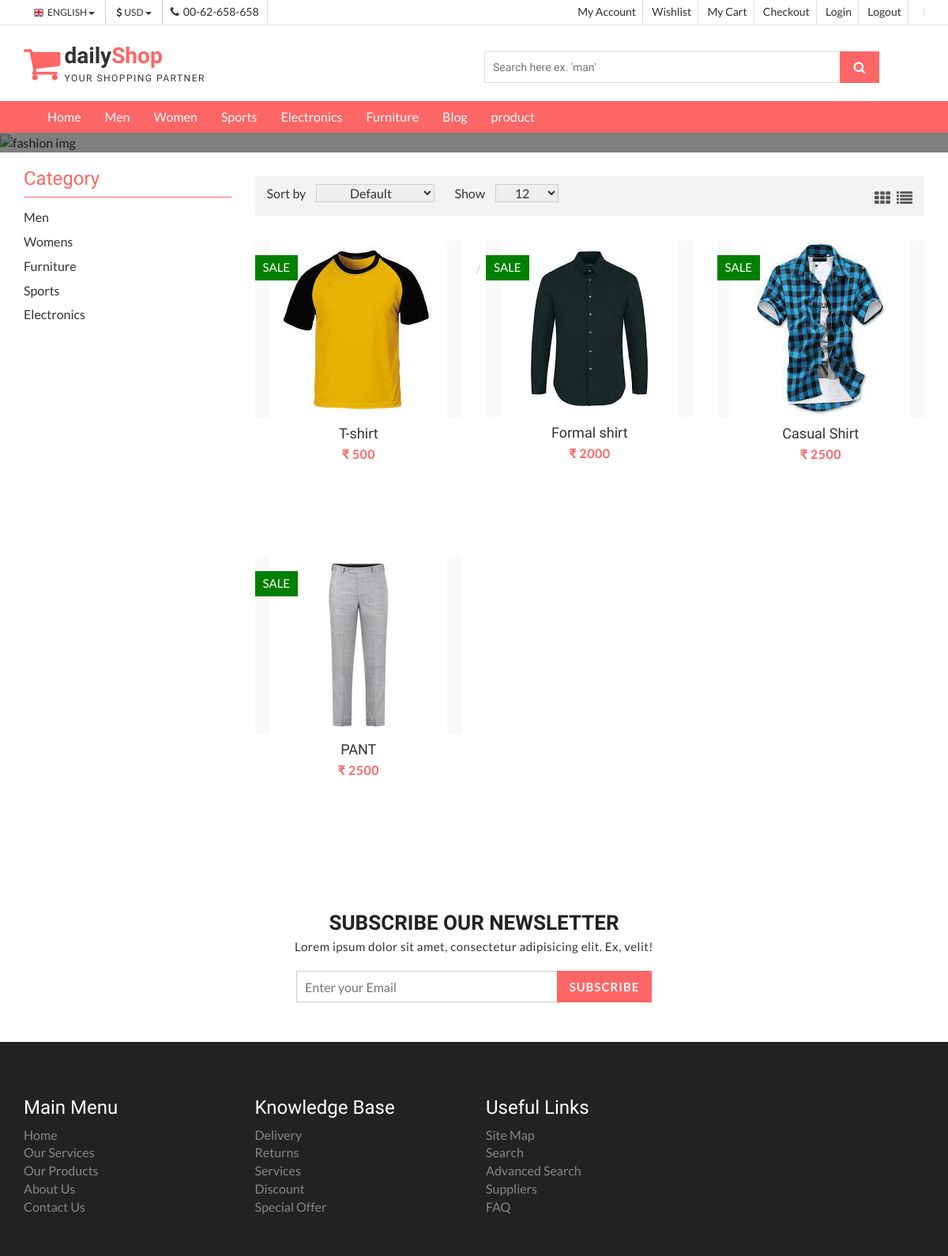
The page /mens/1 on the database its author committed.
### carts/models.py (models this page shows, shortened)
class Product(models.Model):
    category=models.ForeignKey(Category,on_delete=models.CASCADE)
    thumbnail = models.ImageField()
    title = models.CharField(max_length=100)
    price = models.IntegerField(default=0)
    content  = models.CharField(max_length=100)
    badge = models.CharField(max_length=100,null=True)
    stock=models.IntegerField()
    timestamp = models.DateTimeField(auto_now_add=True)

### carts/views.py (the view)
# urls.py: path('mens/<int:category_id>',Men,name='mens'),
def Men(request,category_id):
    try:
        product=Product.objects.filter(category_id=1)
    except:
        cart, created  = Cart.objects.get_or_create(user=request.user,complete=True)
        product = Wishlist.objects.filter(cart=cart)
    context = {'mens': product}
    return render(request,'mens.html',context)

### carts/templates/mens.html (shortened to what this page needs)
{% load static %}
<!DOCTYPE html>
<html lang="en">
  <head>
    <link href="{% static 'css/font-awesome.css' %}" rel="stylesheet">
    <link href="{% static 'css/bootstrap.css' %}" rel="stylesheet">
    <link href="{% static 'css/jquery.smartmenus.bootstrap.css' %}" rel="stylesheet">
    <link rel="stylesheet" type="text/css" href="{% static 'css/jquery.simpleLens.css' %}">
    <link rel="stylesheet" type="text/css" href="{% static 'css/slick.css' %}">
    <link rel="stylesheet" type="text/css" href="{% static 'css/nouislider.css' %}">
    <link id="switcher" href="{% static 'css/theme-color/default-theme.css' %}" rel="stylesheet">
    <link href="{% static 'css/sequence-theme.modern-slide-in.css' %}" rel="stylesheet" media="all">
    <link href="{% static 'css/style.css' %}" rel="stylesheet">
  </head>
  <body class="productPage">
  <header id="aa-header">
    <div class="aa-header-top">
      <div class="container">
        <div class="row">
          <div class="col-md-12">
            <div class="aa-header-top-area">
              <div class="aa-header-top-left">
                <div class="aa-language">
                  <div class="dropdown">
                    <a class="btn dropdown-toggle" href="#" type="button" id="dropdownMenu1" data-toggle="dropdown" aria-haspopup="true" aria-expanded="true">
                      <img src="{% static 'img/flag/english.jpg' %}" alt="english flag">ENGLISH
                      <span class="caret"></span>
                    </a>
                  </div>
                </div>
                <div class="aa-currency">
                  <div class="dropdown">
                    <a class="btn dropdown-toggle" href="#" type="button" id="dropdownMenu1" data-toggle="dropdown" aria-haspopup="true" aria-expanded="true">
                      <i class="fa fa-usd"></i>USD
                      <span class="caret"></span>
                    </a>
                  </div>
                </div>
                <div class="cellphone hidden-xs">
                  <p><span class="fa fa-phone"></span>00-62-658-658</p>
                </div>
              </div>
              <div class="aa-header-top-right">
                <ul class="aa-head-top-nav-right">
                  <li><a href="{% url 'account' %}">My Account</a></li>
                  <li class="hidden-xs"><a href="{% url 'wishlist_detail' %}">Wishlist</a></li>
                  <li class="hidden-xs"><a href="{% url 'cart_detail' %}">My Cart</a></li>
                  <li class="hidden-xs"><a href="{% url 'checkout' %}">Checkout</a></li>
                  <li><a href="{% url 'account' %}">Login</a></li>
                  <li><a href="{% url 'logout' %}">Logout</a></li>
                  <li><a href="{% url 'logout' %}">{{ user.username }}</a></li>
                </ul>
              </div>
            </div>
          </div>
        </div>
      </div>
    </div>
    <div class="aa-header-bottom">
      <div class="container">
        <div class="row">
          <div class="col-md-12">
            <div class="aa-header-bottom-area">
              <div class="aa-logo">
                <a href="{% static 'index.html' %}">
                  <span class="fa fa-shopping-cart"></span>
                  <p>daily<strong>Shop</strong> <span>Your Shopping Partner</span></p>
                </a>
              </div>
              <div class="aa-search-box">
                <form action="">
                  <input type="text" name="" id="" placeholder="Search here ex. 'man' ">
                  <button type="submit"><span class="fa fa-search"></span></button>
                </form>
              </div>
            </div>
          </div>
        </div>
      </div>
    </div>
  </header>
  <section id="menu">
    <div class="container">
      <div class="menu-area">
        <div class="navbar navbar-default" role="navigation">
          <div class="navbar-collapse collapse">
            <ul class="nav navbar-nav">
              <li><a href="{% url 'index' %}">Home</a></li>
              <li><a href="{% url 'mens' 1 %}">Men</a>
              </li>
              <li><a href="{% url 'womens' 2 %}">Women</a>
              </li>
              <li><a href="{% url 'sports' 4 %}">Sports</a></li>
              <li><a href="{% url 'electronics' 5 %}">Electronics</a>
              </li>
              <li><a href="{% url 'furniture' 3 %}">Furniture</a></li>
              <li><a href="{% url 'blog-archive' %}">Blog</a>
              </li>
              <li><a href="{% url 'product' %}">product</a></li>
            </ul>
          </div>
        </div>
      </div>
    </div>
  </section>
  <section id="aa-catg-head-banner">
   <img src="{% static 'img/fashion/fashion-header-bg-8.jpg' %}" alt="fashion img">
   <div class="aa-catg-head-banner-area">
     <div class="container">
      <div class="aa-catg-head-banner-content">
        <h2>Fashion</h2>
        <ol class="breadcrumb">
          <li><a href="{% url 'index' %}">Home</a></li>
          <li class="active">Men</li>
        </ol>
      </div>
     </div>
   </div>
  </section>
  <section id="aa-product-category">
    <div class="container">
      <div class="row">
        <div class="col-lg-9 col-md-9 col-sm-8 col-md-push-3">
          <div class="aa-product-catg-content">
            <div class="aa-product-catg-head">
              <div class="aa-product-catg-head-left">
                <form action="" class="aa-sort-form">
                  <label for="">Sort by</label>
                  <select name="">
                    <option value="1" selected="Default">Default</option>
                  </select>
                </form>
                <form action="" class="aa-show-form">
                  <label for="">Show</label>
                  <select name="">
                    <option value="1" selected="12">12</option>
                  </select>
                </form>
              </div>
              <div class="aa-product-catg-head-right">
                <a id="grid-catg" href="#"><span class="fa fa-th"></span></a>
                <a id="list-catg" href="#"><span class="fa fa-list"></span></a>
              </div>
            </div>
            <div class="aa-product-catg-body">
              <ul class="aa-product-catg">
                {% for pro in mens %}
                <li>
                  <figure>
                    <a class="aa-product-img" href="#"><img src="{{  pro.thumbnail.url }}" alt=""></a>
                    <figcaption>
                      <h4 class="aa-product-title"><a href="#">{{ pro.title }}</a></h4>
                      <span class="aa-product-price">&#8377 {{  pro.price }}</span>
                    </figcaption>
                  </figure>
                   <span class="aa-badge aa-sale" href="#">{{  pro.badge }}</span>
                  </li>
                  {% endfor %}
            </div>
          </div>
        </div>
        <div class="col-lg-3 col-md-3 col-sm-4 col-md-pull-9">
          <aside class="aa-sidebar">
            <div class="aa-sidebar-widget">
              <h3>Category</h3>
              <ul class="aa-catg-nav">
                <li><a href="{% url 'mens' 1 %}">Men</a></li>
                <li><a href="{% url 'womens' 2 %}">Womens</a></li>
                <li><a href="{% url 'furniture' 3 %}">Furniture</a></li>
                <li><a href="{% url 'sports' 4 %}">Sports</a></li>
                <li><a href="{% url 'electronics' 5 %}">Electronics</a></li>
              </ul>
            </div>
          </aside>
        </div>
      </div>
    </div>
  </section>
  <section id="aa-subscribe">
    <div class="container">
      <div class="row">
        <div class="col-md-12">
          <div class="aa-subscribe-area">
            <h3>Subscribe our newsletter </h3>
            <p>Lorem ipsum dolor sit amet, consectetur adipisicing elit. Ex, velit!</p>
            <form action="" class="aa-subscribe-form">
              <input type="email" name="" id="" placeholder="Enter your Email">
              <input type="submit" value="Subscribe">
            </form>
          </div>
        </div>
      </div>
    </div>
  </section>
  <footer id="aa-footer">
    <div class="aa-footer-top">
     <div class="container">
        <div class="row">
        <div class="col-md-12">
          <div class="aa-footer-top-area">
            <div class="row">
              <div class="col-md-3 col-sm-6">
                <div class="aa-footer-widget">
                  <h3>Main Menu</h3>
                  <ul class="aa-footer-nav">
                    <li><a href="#">Home</a></li>
                    <li><a href="#">Our Services</a></li>
                    <li><a href="#">Our Products</a></li>
                    <li><a href="#">About Us</a></li>
                    <li><a href="#">Contact Us</a></li>
                  </ul>
                </div>
              </div>
              <div class="col-md-3 col-sm-6">
                <div class="aa-footer-widget">
                  <div class="aa-footer-widget">
                    <h3>Knowledge Base</h3>
                    <ul class="aa-footer-nav">
                      <li><a href="#">Delivery</a></li>
                      <li><a href="#">Returns</a></li>
                      <li><a href="#">Services</a></li>
                      <li><a href="#">Discount</a></li>
                      <li><a href="#">Special Offer</a></li>
                    </ul>
                  </div>
                </div>
              </div>
              <div class="col-md-3 col-sm-6">
                <div class="aa-footer-widget">
                  <div class="aa-footer-widget">
                    <h3>Useful Links</h3>
                    <ul class="aa-footer-nav">
                      <li><a href="#">Site Map</a></li>
                      <li><a href="#">Search</a></li>
                      <li><a href="#">Advanced Search</a></li>
                      <li><a href="#">Suppliers</a></li>
                      <li><a href="#">FAQ</a></li>
                    </ul>
                  </div>
                </div>
              </div>
  </footer>
  </body>
</html>

### carts/static/css/theme-color/default-theme.css (style rules this page uses)
h2 { color: #ff6666; }
#aa-header .aa-header-bottom .aa-header-bottom-area .aa-logo a > span { color: #ff6666; }
#aa-header .aa-header-bottom .aa-header-bottom-area .aa-logo a strong { color: #ff6666; }
#aa-header .aa-header-bottom .aa-header-bottom-area .aa-search-box button { background-color: #ff6666; }
#menu { background-color: #ff6666; }
.aa-product-catg li .aa-product-price { color: #ff6666; }
#aa-subscribe .aa-subscribe-area .aa-subscribe-form input[type="submit"] { background: #ff6666 none repeat scroll 0 0; border: 1px solid #ff6666; }
#aa-catg-head-banner .aa-catg-head-banner-area .aa-catg-head-banner-content .breadcrumb .active { color: #ff6666; }
#aa-product-category .aa-sidebar .aa-sidebar-widget h3 { color: #ff6666; border-bottom: 1px solid #ff6666; }

### rows shown on the page
Product: thumbnail (picture), title "T-shirt", price "500", badge "SALE"
Product: thumbnail (picture), title "Formal shirt", price "2000", badge "SALE"
Product: thumbnail (picture), title "Casual Shirt", price "2500", badge "SALE"
Product: thumbnail (picture), title "PANT", price "2500", badge "SALE"
